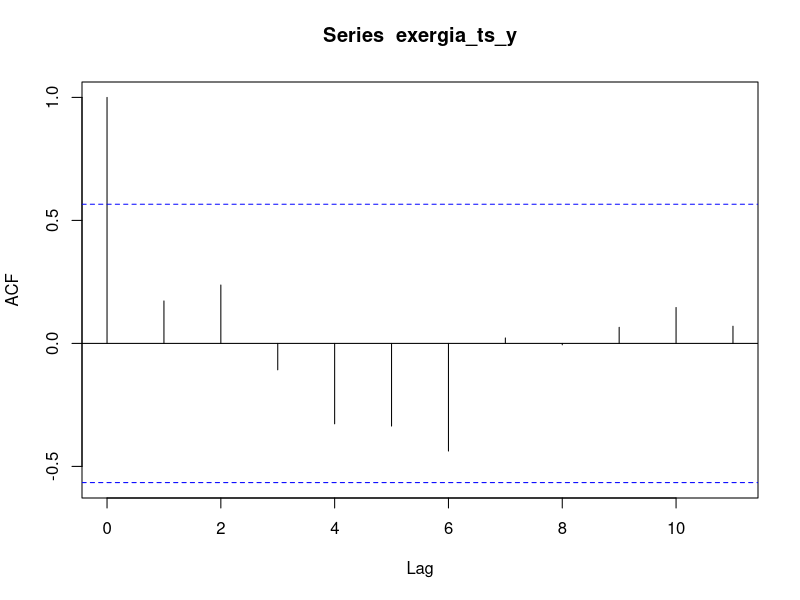
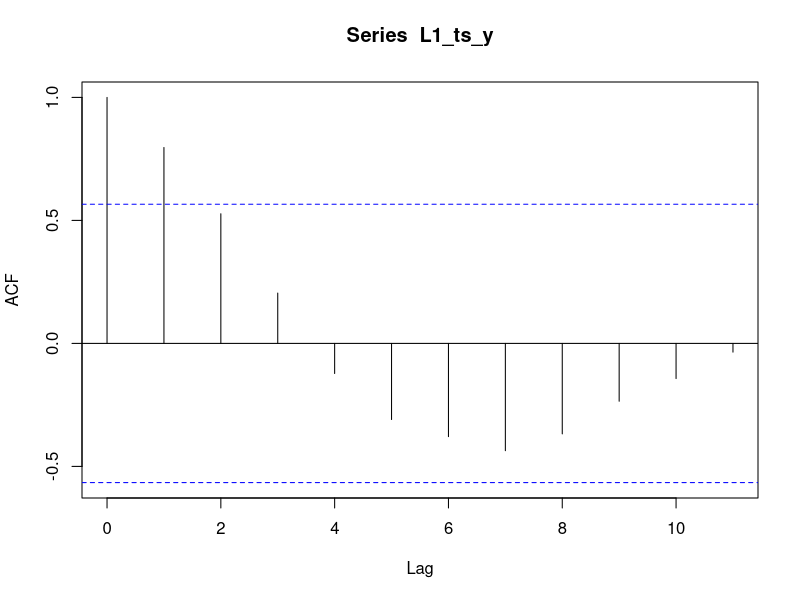
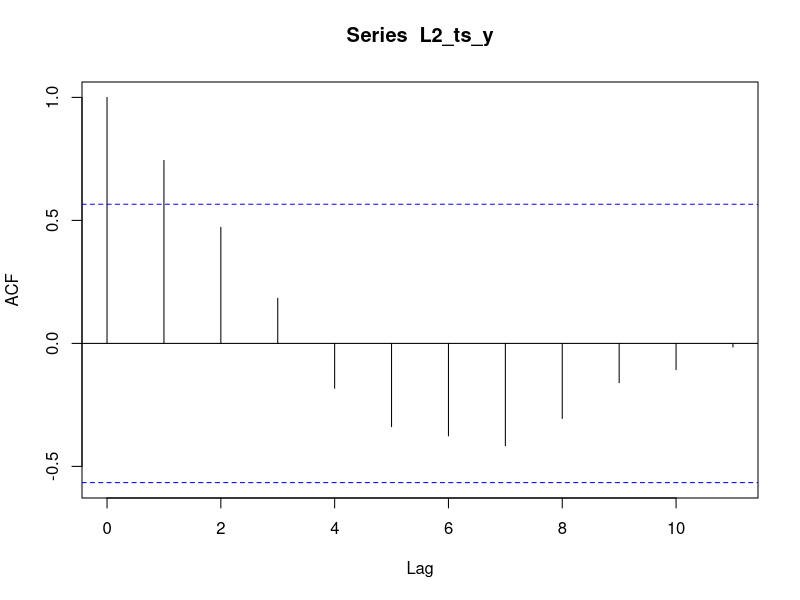
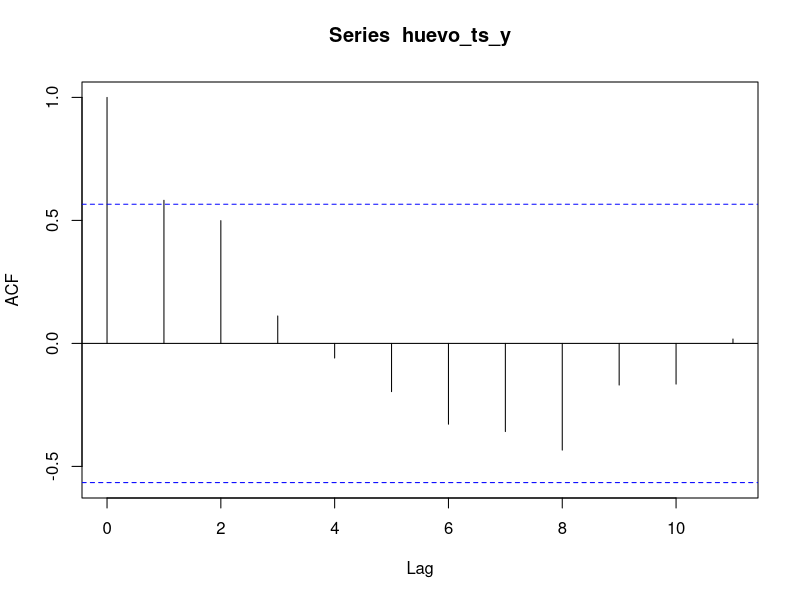
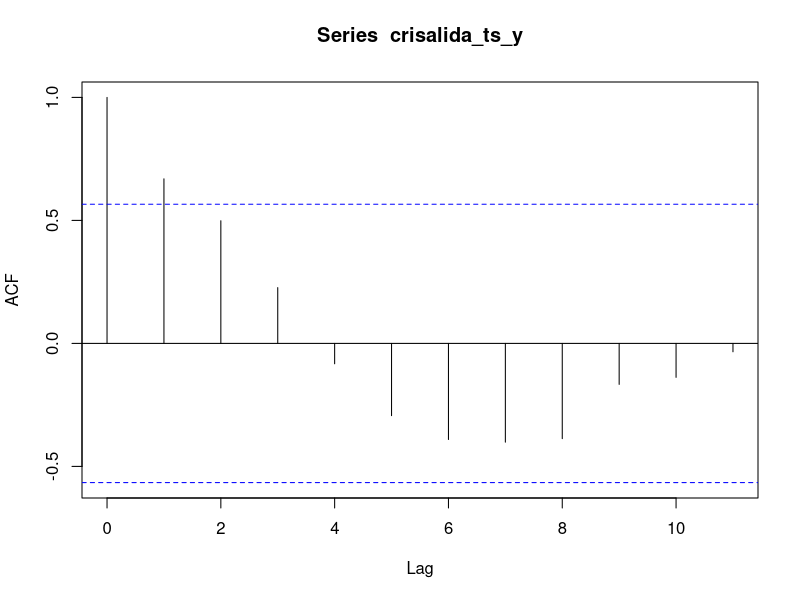

Generate these figures, in order, with R: (Note: this script raises an error after producing the figures.)
## ---- chunk 1
#install.packages("lubridate")
library(lubridate) # Para las fechas
## ---- chunk 2
INSTAR<-read.table("instar_bz008.txt", header=T, sep=",", dec=".")
INSTAR$fecha <-as.Date(INSTAR$fecha, format="%m-%d-%y")#aunque pongo formato mm/dd/yyyy se pone como yyyy-mm-dd
## ---- chunk 3
INSTAR$yday <- yday(INSTAR$fecha) # anadimos el dia del anio con el paquete lubridate
INSTAR$year <- year(INSTAR$fecha) # anadimos el anio con el paquete lubridate
INSTAR$biociclo <- NULL
#write.csv(INSTAR, file = "datos_instar_bz008.csv", row.names=FALSE, na="")
## ---- chunk 4
#Baza
subset_1993 <- subset(INSTAR, INSTAR$year==1993)
for(i in 1:length(subset_1993$yday)){
  ifelse(subset_1993$yday[i]<=79, 
       subset_1993$biociclo[i] <- 1, subset_1993$biociclo[i] <- 2)
}

subset_1994 <- subset(INSTAR, INSTAR$year==1994)
for(i in 1:length(subset_1994$yday)){
  ifelse(subset_1994$yday[i]<=79, 
       subset_1994$biociclo[i] <- 2, subset_1994$biociclo[i] <- 3)
}

subset_1995 <- subset(INSTAR, INSTAR$year==1995)
for(i in 1:length(subset_1995$yday)){
  ifelse(subset_1995$yday[i]<=79, 
       subset_1995$biociclo[i] <- 3, subset_1995$biociclo[i] <- 4)
}

subset_1996 <- subset(INSTAR, INSTAR$year==1996)
for(i in 1:length(subset_1996$yday)){
  ifelse(subset_1996$yday[i]<=79, 
       subset_1996$biociclo[i] <- 4, subset_1996$biociclo[i] <- 5)
}

subset_1997 <- subset(INSTAR, INSTAR$year==1997)
for(i in 1:length(subset_1997$yday)){
  ifelse(subset_1997$yday[i]<=79, 
       subset_1997$biociclo[i] <- 5, subset_1997$biociclo[i] <- 6)
}

subset_1998 <- subset(INSTAR, INSTAR$year==1998)
for(i in 1:length(subset_1998$yday)){
  ifelse(subset_1998$yday[i]<=79, 
       subset_1998$biociclo[i] <- 6, subset_1998$biociclo[i] <- 7)
}

subset_1999 <- subset(INSTAR, INSTAR$year==1999)
for(i in 1:length(subset_1999$yday)){
  ifelse(subset_1999$yday[i]<=79, 
       subset_1999$biociclo[i] <- 7, subset_1999$biociclo[i] <- 8)
}

subset_2000 <- subset(INSTAR, INSTAR$year==2000)
for(i in 1:length(subset_2000$yday)){
  ifelse(subset_2000$yday[i]<=79, 
       subset_2000$biociclo[i] <- 8, subset_2000$biociclo[i] <- 9)
}

subset_2001 <- subset(INSTAR, INSTAR$year==2001)
for(i in 1:length(subset_2001$yday)){
  ifelse(subset_2001$yday[i]<=79, 
       subset_2001$biociclo[i] <- 9, subset_2001$biociclo[i] <- 10)
}

subset_2002 <- subset(INSTAR, INSTAR$year==2002)
for(i in 1:length(subset_2002$yday)){
  ifelse(subset_2002$yday[i]<=79, 
       subset_2002$biociclo[i] <- 10, subset_2002$biociclo[i] <- 11)
}

subset_2003 <- subset(INSTAR, INSTAR$year==2003)
for(i in 1:length(subset_2003$yday)){
  ifelse(subset_2003$yday[i]<=79, 
       subset_2003$biociclo[i] <- 11, subset_2003$biociclo[i] <- 12)
}

subset_2004 <- subset(INSTAR, INSTAR$year==2004)
for(i in 1:length(subset_2004$yday)){
  ifelse(subset_2004$yday[i]<=79, 
       subset_2004$biociclo[i] <- 12, subset_2004$biociclo[i] <- 13)
}
subset_2005 <- subset(INSTAR, INSTAR$year==2005)
for(i in 1:length(subset_2005$yday)){
  ifelse(subset_2005$yday[i]<=79, 
       subset_2005$biociclo[i] <- 13, subset_2005$biociclo[i] <- 14)
}

subset_2006 <- subset(INSTAR, INSTAR$year==2006)
for(i in 1:length(subset_2006$yday)){
  ifelse(subset_2006$yday[i]<=79, 
       subset_2006$biociclo[i] <- 14, subset_2006$biociclo[i] <- 15)
}

subset_2007 <- subset(INSTAR, INSTAR$year==2007)
for(i in 1:length(subset_2007$yday)){
  ifelse(subset_2007$yday[i]<=79, 
       subset_2007$biociclo[i] <- 15, subset_2007$biociclo[i] <- 16)
}

subset_2008 <- subset(INSTAR, INSTAR$year==2008)
for(i in 1:length(subset_2008$yday)){
  ifelse(subset_2008$yday[i]<=79, 
       subset_2008$biociclo[i] <- 16, subset_2008$biociclo[i] <- 17)
}

subset_2009 <- subset(INSTAR, INSTAR$year==2009)
for(i in 1:length(subset_2009$yday)){
  ifelse(subset_2009$yday[i]<=79, 
       subset_2009$biociclo[i] <- 17, subset_2009$biociclo[i] <- 18)
}

subset_2010 <- subset(INSTAR, INSTAR$year==2010)
for(i in 1:length(subset_2010$yday)){
  ifelse(subset_2010$yday[i]<=79, 
       subset_2010$biociclo[i] <- 18, subset_2010$biociclo[i] <- 19)
}

subset_2011 <- subset(INSTAR, INSTAR$year==2011)
for(i in 1:length(subset_2011$yday)){
  ifelse(subset_2011$yday[i]<=79, 
       subset_2011$biociclo[i] <- 19, subset_2011$biociclo[i] <- 20)
}

subset_2012 <- subset(INSTAR, INSTAR$year==2012)
for(i in 1:length(subset_2012$yday)){
  ifelse(subset_2012$yday[i]<=79, 
       subset_2012$biociclo[i] <- 20, subset_2012$biociclo[i] <- 21)
}

subset_2013 <- subset(INSTAR, INSTAR$year==2013)
for(i in 1:length(subset_2013$yday)){
  ifelse(subset_2013$yday[i]<=79, 
       subset_2013$biociclo[i] <- 21, subset_2013$biociclo[i] <- 22)
}

subset_2014 <- subset(INSTAR, INSTAR$year==2014)
for(i in 1:length(subset_2014$yday)){
  ifelse(subset_2014$yday[i]<=79, 
       subset_2014$biociclo[i] <- 22, subset_2014$biociclo[i] <- 23)
}

INSTAR<- rbind(subset_1994, subset_1995, subset_1996, subset_1997, subset_1998, subset_1999, subset_2000, subset_2001, subset_2002, subset_2003, subset_2004, subset_2005, subset_2006, subset_2007, subset_2008, subset_2009, subset_2010, subset_2011, subset_2012, subset_2013, subset_2014) #Se quitan el primer y ultimo biociclo porque no estan completos

#QUITAR BIOCICLO 2 y 23(incompletos)
INSTAR<-INSTAR[!(INSTAR$biociclo=="2"),]
INSTAR<-INSTAR[!(INSTAR$biociclo=="23"),]

## ---- chunk 5
#Sierra Nevada
subset_2001 <- subset(INSTAR, INSTAR$year==2001)
for(i in 1:length(subset_2001$yday)){
  ifelse(subset_2001$yday[i]<=79, 
       subset_2001$biociclo[i] <- 1, subset_2001$biociclo[i] <- 2)
}

subset_2002 <- subset(INSTAR, INSTAR$year==2002)
for(i in 1:length(subset_2002$yday)){
  ifelse(subset_2002$yday[i]<=79, 
       subset_2002$biociclo[i] <- 2, subset_2002$biociclo[i] <- 3)
}

subset_2003 <- subset(INSTAR, INSTAR$year==2003)
for(i in 1:length(subset_2003$yday)){
  ifelse(subset_2003$yday[i]<=79, 
       subset_2003$biociclo[i] <- 3, subset_2003$biociclo[i] <- 4)
}

subset_2004 <- subset(INSTAR, INSTAR$year==2004)
for(i in 1:length(subset_2004$yday)){
  ifelse(subset_2004$yday[i]<=79, 
       subset_2004$biociclo[i] <- 4, subset_2004$biociclo[i] <- 5)
}
subset_2005 <- subset(INSTAR, INSTAR$year==2005)
for(i in 1:length(subset_2005$yday)){
  ifelse(subset_2005$yday[i]<=79, 
       subset_2005$biociclo[i] <- 5, subset_2005$biociclo[i] <- 6)
}

subset_2006 <- subset(INSTAR, INSTAR$year==2006)
for(i in 1:length(subset_2006$yday)){
  ifelse(subset_2006$yday[i]<=79, 
       subset_2006$biociclo[i] <- 6, subset_2006$biociclo[i] <- 7)
}

subset_2007 <- subset(INSTAR, INSTAR$year==2007)
for(i in 1:length(subset_2007$yday)){
  ifelse(subset_2007$yday[i]<=79, 
       subset_2007$biociclo[i] <- 7, subset_2007$biociclo[i] <- 8)
}

subset_2008 <- subset(INSTAR, INSTAR$year==2008)
for(i in 1:length(subset_2008$yday)){
  ifelse(subset_2008$yday[i]<=79, 
       subset_2008$biociclo[i] <- 8, subset_2008$biociclo[i] <- 9)
}

subset_2009 <- subset(INSTAR, INSTAR$year==2009)
for(i in 1:length(subset_2009$yday)){
  ifelse(subset_2009$yday[i]<=79, 
       subset_2009$biociclo[i] <- 9, subset_2009$biociclo[i] <- 10)
}

subset_2010 <- subset(INSTAR, INSTAR$year==2010)
for(i in 1:length(subset_2010$yday)){
  ifelse(subset_2010$yday[i]<=79, 
       subset_2010$biociclo[i] <- 10, subset_2010$biociclo[i] <- 11)
}

subset_2011 <- subset(INSTAR, INSTAR$year==2011)
for(i in 1:length(subset_2011$yday)){
  ifelse(subset_2011$yday[i]<=79, 
       subset_2011$biociclo[i] <- 11, subset_2011$biociclo[i] <- 12)
}

subset_2012 <- subset(INSTAR, INSTAR$year==2012)
for(i in 1:length(subset_2012$yday)){
  ifelse(subset_2012$yday[i]<=79, 
       subset_2012$biociclo[i] <- 12, subset_2012$biociclo[i] <- 13)
}

subset_2013 <- subset(INSTAR, INSTAR$year==2013)
for(i in 1:length(subset_2013$yday)){
  ifelse(subset_2013$yday[i]<=79, 
       subset_2013$biociclo[i] <- 13, subset_2013$biociclo[i] <- 14)
}

subset_2014 <- subset(INSTAR, INSTAR$year==2014)
for(i in 1:length(subset_2014$yday)){
  ifelse(subset_2014$yday[i]<=79, 
       subset_2014$biociclo[i] <- 14, subset_2014$biociclo[i] <- 15)
}

INSTAR<- rbind(subset_2002, subset_2003, subset_2004, subset_2005, subset_2006, subset_2007, subset_2008, subset_2009, subset_2010, subset_2011, subset_2012, subset_2013, subset_2014)

#QUITAR BIOCICLO 2 y 15(incompletos)
INSTAR<-INSTAR[!(INSTAR$biociclo=="2"),]
INSTAR<-INSTAR[!(INSTAR$biociclo=="15"),]
## ---- chunk 6
sum_l1<- aggregate(x = INSTAR$L1, by=list(biociclo=INSTAR$biociclo), FUN=sum, na.rm=TRUE)
names(sum_l1)[2] <- "sum_l1"

sum_l2<- aggregate(x = INSTAR$L2, by=list(biociclo=INSTAR$biociclo), FUN=sum, na.rm=TRUE)
names(sum_l2)[2] <- "sum_l2"

larvas<-cbind(sum_l1, sum_l2)
larvas<-larvas[-c(3)]
larvas$sum_l1l2=larvas[,2]+larvas[,3]

sum_huevo<- aggregate(x = INSTAR$huevo, by=list(biociclo=INSTAR$biociclo), FUN=sum, na.rm=TRUE)
names(sum_huevo)[2] <- "sum_huevo"

sum_crisalida<- aggregate(x = INSTAR$crisalida, by=list(biociclo=INSTAR$biociclo), FUN=sum, na.rm=TRUE)
names(sum_crisalida)[2] <- "sum_crisalida"

avg_exergia<-aggregate(INSTAR$exergia, by=list(biociclo=INSTAR$biociclo), FUN=mean, na.rm=TRUE)
names(avg_exergia)[2] <- "avg_exergia"


agreg_INSTAR <- cbind(larvas,avg_exergia, sum_crisalida, sum_huevo)
agreg_INSTAR_biociclo <- agreg_INSTAR[ -c(5, 7, 9) ]

#write.csv(agreg_INSTAR_biociclo,"agreg_INSTAR_bz008_biociclo.csv",row.names=FALSE, na="")
## ---- chunk 7
COPLAS<-read.csv("zona_baza.csv", header=TRUE, sep=",")
names(COPLAS)[1] <- "RODAL"
## ---- chunk 8
COPLAS<-read.csv("cortijuela.csv", header=TRUE, sep="," , na.strings = "NA")
names(COPLAS)[1]<- "RODAL"
## ---- chunk 9
#rodal<-subset(COPLAS, RODAL == "GR000006")
rodal<-subset(COPLAS, RODAL == "GR023008")
#rodal<-subset(COPLAS, RODAL == "GR023012")
#rodal<-subset(COPLAS, RODAL == "GR023015")
#rodal<-subset(COPLAS, RODAL == "GR023017")
#rodal<-subset(COPLAS, RODAL == "GR023021")
## ---- chunk 10
#rodal<-subset(COPLAS, RODAL == "GR000030")
#rodal<-subset(COPLAS, RODAL == "GR134018")
rodal<-subset(COPLAS, RODAL == "GR134020")
#rodal<-subset(COPLAS, RODAL == "GR134021")
## ---- chunk 11
#Eliminar primer y ultimo anio porque en Instar no teneos datos de ese anio completo. 
rodal<-rodal[-c(1,2, 23),]
## ---- chunk 12
rodal$biociclo <- 3:22 #Sierra de Baza
#rodal$biociclo <- 1:15 #Sierra Nevada
## ---- chunk 13
COPLAS_INSTAR<-merge.data.frame(agreg_INSTAR_biociclo, rodal, by.x = "biociclo")
COPLAS_INSTAR<-COPLAS_INSTAR[-c(8)] #Eliminar la columna con el nombre del rodal
## ---- chunk 14
library(graphics)
library(ggplot2)
## ---- chunk 15

## ---- chunk 16
exergia_ts_y<-ts(agreg_INSTAR_biociclo$avg_exergia, frequency = 1)
exergia_acf_y<-acf(exergia_ts_y, type=c("correlation"), plot=TRUE, lag.max = 19)

L1_ts_y<-ts(agreg_INSTAR_biociclo$sum_l1, frequency = 1)
L1_acf_y<-acf(L1_ts_y, type=c("correlation"), plot=TRUE, lag.max = 19)

L2_ts_y<-ts(agreg_INSTAR_biociclo$sum_l2, frequency = 1)
L2_acf_y<-acf(L2_ts_y, type=c("correlation"), plot=TRUE, lag.max = 19)

huevo_ts_y<-ts(agreg_INSTAR_biociclo$sum_huevo, frequency = 1)
huevo_acf_y<-acf(huevo_ts_y, type=c("correlation"), plot=TRUE, lag.max = 19)

crisalida_ts_y<-ts(agreg_INSTAR_biociclo$sum_crisalida, frequency = 1)
crisalida_acf_y<-acf(crisalida_ts_y, type=c("correlation"), plot=TRUE, lag.max = 19)

#Mirar ACF de COPLAS
coplas_ts<-ts(COPLAS$GRADO.REVISADO, frequency = 1)
coplas_acf<-acf(coplas_ts, type=c("correlation"), plot=TRUE, lag.max = 19)
## ---- chunk 17
max_huevo<-aggregate(x = INSTAR$huevo, by=list(biociclo=INSTAR$biociclo), FUN=max, na.rm=TRUE)
names(max_huevo)[2] <- "max_huevo"
tend_huevo<-lm(max_huevo)
summary(tend_huevo)
plot(max_huevo)
dev.off()
## ---- chunk 18
max_L1<-aggregate(x = INSTAR$L1, by=list(biociclo=INSTAR$biociclo), FUN=max, na.rm=TRUE)
names(max_L1)[2] <- "max_L1"
tend_L1<-lm(max_L1)
summary(tend_L1)
plot(max_L1)
abline(tend_L1)
dev.off()
## ---- chunk 19
max_L2<-aggregate(x = INSTAR$L2, by=list(biociclo=INSTAR$biociclo), FUN=max, na.rm=TRUE)
names(max_L2)[2] <- "max_L2"
tend_L2<-lm(max_L2)
summary(tend_L2)
plot(max_L2)
abline(tend_L2)
dev.off()
## ---- chunk 20
max_crisalida<-aggregate(x = INSTAR$crisalida, by=list(biociclo=INSTAR$biociclo), FUN=max, na.rm=TRUE)
names(max_crisalida)[2] <- "max_crisalida"
tend_crisalida<-lm(max_crisalida)
summary(tend_crisalida)
plot(max_crisalida)
abline(tend_crisalida)
dev.off()
## ---- chunk 21
max_exergia<-aggregate(x = INSTAR$exergia, by=list(biociclo=INSTAR$biociclo), FUN=max, na.rm=TRUE)
names(max_exergia)[2] <- "max_exergia"
tend_exergia_mx<-lm(max_exergia)
summary(tend_exergia_mx)
plot(max_exergia)
abline(tend_exergia_mx)
dev.off()
## ---- chunk 22
min_exergia<-aggregate(x = INSTAR$exergia, by=list(biociclo=INSTAR$biociclo), FUN=min, na.rm=TRUE)
names(min_exergia)[2] <- "min_exergia"
tend_exergia_mn<-lm(min_exergia)
summary(tend_exergia_mn)
plot(min_exergia)
abline(tend_exergia_mn)
dev.off()
## ---- chunk 23

